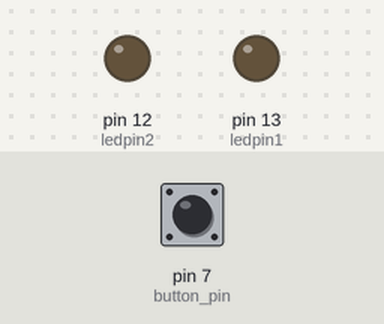
Bench run of a sketch on a simulated Arduino Uno, built with avr-gcc and run on an emulated ATmega328P. On the bench: output pins drawn as LEDs (lit = HIGH). The inputs (shaded band) are chosen by the test bench; at power-on: pin 7 (button_pin) HIGH.

Above: at 1.2 s.
1.3 s: pin 7 (button_pin) pulled LOW for 0.15 s
At 2.2 s:
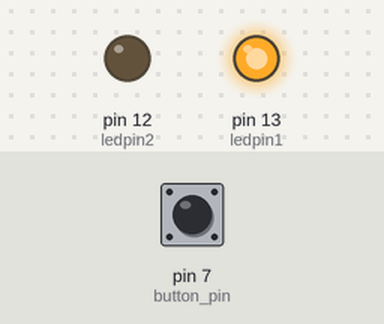
2.9 s: pin 7 (button_pin) pulled LOW for 1 s
At 3.4 s:
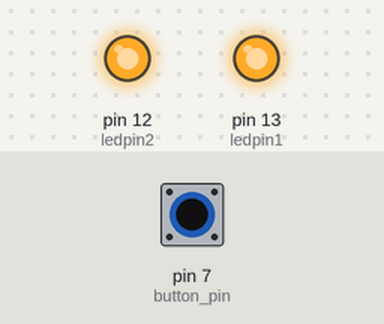
5.4 s: pin 7 (button_pin) pulled LOW for 3.2 s
At 6.5 s:
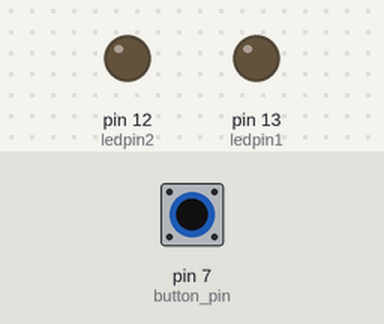
Timing chart, 0 to 8.4 s (numbered marks = the images above; inputs shaded):
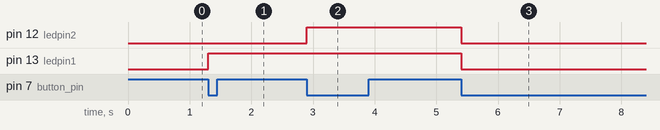

Measured:
- after the input at 1.3 s, pin 13 (ledpin1): LOW → HIGH at once
- after the input at 2.9 s, pin 12 (ledpin2): LOW → HIGH at once
- after the input at 5.4 s, pin 12 (ledpin2), pin 13 (ledpin1): HIGH → LOW at once

The sketch:

tasks_croco_marine1.ino
```cpp
int button_read;
const int button_pin = 7;
const int ledpin1 = 13;
const int ledpin2 = 12;
int buttonBefore = 0;
int buttonNow;
int dt = 100;
int led1Status = 0;
int led2Status = 0;
void setup()
{
  pinMode(button_pin,INPUT);
  pinMode(ledpin1,OUTPUT);
  pinMode(ledpin2,OUTPUT);

}

void loop()
{
 buttonNow = digitalRead(button_pin);
  if(buttonBefore == 1 && buttonNow == 0){
    if(led1Status == LOW){
     digitalWrite(ledpin1,HIGH);
     led1Status = 1;
    }
    else if(led2Status == LOW){
     digitalWrite(ledpin2,HIGH);
     led2Status = 1;
    }
    else{
      digitalWrite(ledpin1,LOW);
      digitalWrite(ledpin2,LOW);
      led1Status = led2Status = 0;
    }
    delay(50);
  }
  buttonBefore = buttonNow;

}
```
